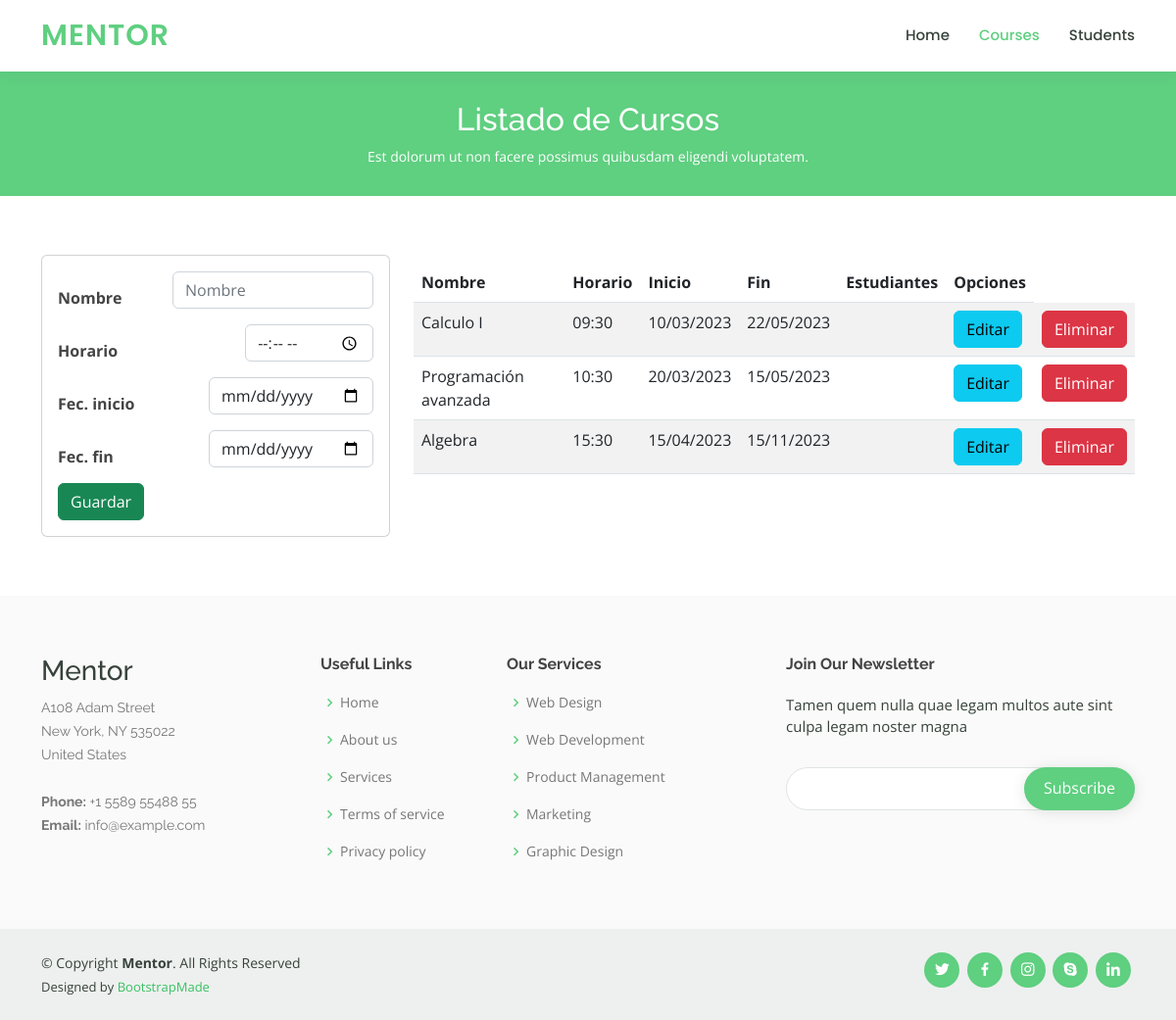
Page /courses/ on the committed database.
### curso/models.py (models this page shows, shortened)
class Course(models.Model):
    id = models.AutoField(primary_key=True)
    name = models.CharField(verbose_name='Nombre', max_length=50)
    schedule = models.TimeField(verbose_name='Horario')
    date_init = models.DateField(verbose_name='Fecha inicio')
    date_end = models.DateField(verbose_name='Fecha fin')
    created = models.DateTimeField(verbose_name='Creado', auto_now_add=True)
    updated = models.DateTimeField(verbose_name='Actualizado', auto_now_add=True)
    class Meta:
        verbose_name = 'Curso'
        verbose_name_plural = 'Cursos'

### curso/views.py (the view)
# urls.py: path("courses/", views.course, name="Cursos"),
def course(request):
    courses = Course.objects.all()
    return render(request, "courses.html", {'courses': courses})

### curso/templates/courses.html (shortened to what this page needs)
{% extends "base.html" %}
{% load static %}
{% block content %}
    <div class="breadcrumbs">
      <div class="container">
        <h2>Listado de Cursos</h2>
        <p>Est dolorum ut non facere possimus quibusdam eligendi voluptatem. </p>
      </div>
    </div>
    <section id="courses" class="courses">
      <div class="container" data-aos="fade-up">
        <div class="row" data-aos="zoom-in" data-aos-delay="100">
          <div class="col-sm-12 col-md-4 col-lg-4 col-xl-4">
            <div class="card">
              <div class="card-body">
                <form action="addCourse/" method="post">
                  <div class="form-group d-flex justify-content-between align-items-center">
                    <label for="txtName"><strong>Nombre </strong></label>
                    <p><input type="text" name="txtName" id="txtName" class="form-control" placeholder="Nombre" maxlength="50" required></p>
                  </div>
                  <div class="form-group d-flex justify-content-between align-items-center">
                    <label for="txtName"><strong>Horario </strong></label>
                    <p><input type="time" name="timeSchedule" id="timeSchedule" class="form-control" placeholder="Horario" required></p>
                  </div>
                  <div class="form-group d-flex justify-content-between align-items-center">
                    <label for="txtName"><strong>Fec. inicio </strong></label>
                    <p><input type="date" name="dateInit" id="dateInit" class="form-control" placeholder="Fecha inicio" required></p>
                  </div>
                  <div class="form-group d-flex justify-content-between align-items-center">
                    <label for="txtName"><strong>Fec. fin </strong></label>
                    <p><input type="date" name="dateEnd" id="dateEnd" class="form-control" placeholder="Fecha fin" required></p>
                  </div>
                  <div class="form-group">
                    <button type="submit" class="btn btn-success btn-block text-white">Guardar</button>
                  </div>
                </form>
              </div>
            </div>
          </div>
          <div class="col-sm-12 col-md-8 col-lg-8 col-xl-8">
            <div class="table-responsive py-2">
              <table class="table table-striped">
                <thead>
                  <tr>
                    <th>Nombre</th>
                    <th>Horario</th>
                    <th>Inicio</th>
                    <th>Fin</th>
                    <th>Estudiantes</th>
                    <th colspan="">Opciones</th>
                  </tr>
                </thead>
                <tbody>
                  {% for course in courses %}
                  <tr>
                    <td>{{ course.name }}</td>
                    <td>{{ course.schedule }}</td>
                    <td>{{ course.date_init | date:'d/m/Y' }}</td>
                    <td>{{ course.date_end | date:'d/m/Y' }}</td>
                    <td> </td>
                    <td><a href="editCourse/{{ course.id }}" class="btn btn-info">Editar</a></td>
                    <td><a href="deleteCourse/{{ course.id }}" class="btn btn-danger">Eliminar</a></td>
                  </tr>
                  {% endfor %}
                </tbody>
              </table>
            </div>
          </div>
        </div>
      </div>
    </section>
{% endblock%}

### curso/templates/base.html (shortened to what this page needs)
<!DOCTYPE html>
<html lang="en">
<head>
  {% load static %}
  <link href="{% static 'assets/vendor/animate.css/animate.min.css' %}" rel="stylesheet">
  <link href="{% static 'assets/vendor/aos/aos.css' %}" rel="stylesheet">
  <link href="{% static 'assets/vendor/bootstrap/css/bootstrap.min.css' %}" rel="stylesheet">
  <link href="{% static 'assets/vendor/bootstrap-icons/bootstrap-icons.css' %}" rel="stylesheet">
  <link href="{% static 'assets/vendor/boxicons/css/boxicons.min.css' %}" rel="stylesheet">
  <link href="{% static 'assets/vendor/remixicon/remixicon.css' %}" rel="stylesheet">
  <link href="{% static 'assets/vendor/swiper/swiper-bundle.min.css' %}" rel="stylesheet">
  <link href="{% static 'assets/css/style.css' %}" rel="stylesheet">
</head>
<body>
  <header id="header" class="fixed-top">
    <div class="container d-flex align-items-center">
      <h1 class="logo me-auto"><a href="{% url 'Home' %}">Mentor</a></h1>
      <nav id="navbar" class="navbar order-last order-lg-0">
        <ul>
          <li><a class="{% if request.path == '/' %}active{% endif %}" href="{% url 'Home' %}">Home</a></li>
          <li><a class="{% if request.path == '/courses/' %}active{% endif %}" href="{% url 'Cursos' %}">Courses</a></li>
          <li><a class="{% if request.path == '/students/' %}active{% endif %}"href="{% url 'Estudiantes' %}">Students</a></li>
        </ul>
      </nav>
    </div>
  </header>
  <main id="main" data-aos="fade-in">
    {% block content %}
    {% endblock %}
  </main>
  <footer id="footer">
    <div class="footer-top">
      <div class="container">
        <div class="row">
          <div class="col-lg-3 col-md-6 footer-contact">
            <h3>Mentor</h3>
            <p>
              A108 Adam Street <br>
              New York, NY 535022<br>
              United States <br><br>
              <strong>Phone:</strong> +1 5589 55488 55<br>
              <strong>Email:</strong> info@example.com<br>
            </p>
          </div>
          <div class="col-lg-2 col-md-6 footer-links">
            <h4>Useful Links</h4>
            <ul>
              <li><i class="bx bx-chevron-right"></i> <a href="#">Home</a></li>
              <li><i class="bx bx-chevron-right"></i> <a href="#">About us</a></li>
              <li><i class="bx bx-chevron-right"></i> <a href="#">Services</a></li>
              <li><i class="bx bx-chevron-right"></i> <a href="#">Terms of service</a></li>
              <li><i class="bx bx-chevron-right"></i> <a href="#">Privacy policy</a></li>
            </ul>
          </div>
          <div class="col-lg-3 col-md-6 footer-links">
            <h4>Our Services</h4>
            <ul>
              <li><i class="bx bx-chevron-right"></i> <a href="#">Web Design</a></li>
              <li><i class="bx bx-chevron-right"></i> <a href="#">Web Development</a></li>
              <li><i class="bx bx-chevron-right"></i> <a href="#">Product Management</a></li>
              <li><i class="bx bx-chevron-right"></i> <a href="#">Marketing</a></li>
              <li><i class="bx bx-chevron-right"></i> <a href="#">Graphic Design</a></li>
            </ul>
          </div>
          <div class="col-lg-4 col-md-6 footer-newsletter">
            <h4>Join Our Newsletter</h4>
            <p>Tamen quem nulla quae legam multos aute sint culpa legam noster magna</p>
            <form action="" method="post">
              <input type="email" name="email"><input type="submit" value="Subscribe">
            </form>
          </div>
        </div>
      </div>
    </div>
    <div class="container d-md-flex py-4">
      <div class="me-md-auto text-center text-md-start">
        <div class="copyright">
          &copy; Copyright <strong><span>Mentor</span></strong>. All Rights Reserved
        </div>
        <div class="credits">
          Designed by <a href="https://bootstrapmade.com/">BootstrapMade</a>
        </div>
      </div>
      <div class="social-links text-center text-md-right pt-3 pt-md-0">
        <a href="#" class="twitter"><i class="bx bxl-twitter"></i></a>
        <a href="#" class="facebook"><i class="bx bxl-facebook"></i></a>
        <a href="#" class="instagram"><i class="bx bxl-instagram"></i></a>
        <a href="#" class="google-plus"><i class="bx bxl-skype"></i></a>
        <a href="#" class="linkedin"><i class="bx bxl-linkedin"></i></a>
      </div>
    </div>
  </footer>
</body>
</html>

### curso/static/assets/css/style.css (style rules this page uses)
body { font-family: "Open Sans", sans-serif; color: #444444; }
a { color: #5fcf80; text-decoration: none; }
h1, h2, h3, h4, h5, h6 { font-family: "Raleway", sans-serif; }
#header { background: #fff; transition: all 0.5s; z-index: 997; padding: 15px 0; box-shadow: 0px 0 18px rgba(55, 66, 59, 0.08); }
#header .logo { font-size: 30px; margin: 0; padding: 0; line-height: 1; font-weight: 600; letter-spacing: 1px; text-transform: uppercase; font-family: "Poppins", sans-serif; }
#header .logo a { color: #5fcf80; }
.navbar { padding: 0; }
.navbar ul { margin: 0; padding: 0; display: flex; list-style: none; align-items: center; }
.navbar li { position: relative; }
.navbar a, .navbar a:focus { display: flex; align-items: center; justify-content: space-between; padding: 10px 0 10px 30px; font-family: "Poppins", sans-serif; font-size: 15px; font-weight: 500; color: #37423b; white-space: nowrap; transition: 0.3s; }
.navbar a:hover, .navbar .active, .navbar .active:focus, .navbar li:hover>a { color: #5fcf80; }
section { padding: 60px 0; overflow: hidden; }
.breadcrumbs { margin-top: 73px; text-align: center; background: #5fcf80; padding: 30px 0; color: #fff; }
.breadcrumbs h2 { font-size: 32px; font-weight: 500; }
.breadcrumbs p { font-size: 14px; margin-bottom: 0; }
#footer { color: #37423b; font-size: 14px; background: #eef0ef; }
#footer .footer-top { padding: 60px 0 30px 0; background: #f9faf9; }
#footer .footer-top .footer-contact { margin-bottom: 30px; }
#footer .footer-top .footer-contact p { font-size: 14px; line-height: 24px; margin-bottom: 0; font-family: "Raleway", sans-serif; color: #777777; }
#footer .footer-top h4 { font-size: 16px; font-weight: bold; color: #444444; position: relative; padding-bottom: 12px; }
#footer .footer-top .footer-links { margin-bottom: 30px; }
#footer .footer-top .footer-links ul { list-style: none; padding: 0; margin: 0; }
#footer .footer-top .footer-links ul i { padding-right: 2px; color: #5fcf80; font-size: 18px; line-height: 1; }
#footer .footer-top .footer-links ul li { padding: 10px 0; display: flex; align-items: center; }
#footer .footer-top .footer-links ul li:first-child { padding-top: 0; }
#footer .footer-top .footer-links ul a { color: #777777; transition: 0.3s; display: inline-block; line-height: 1; }
#footer .footer-newsletter { font-size: 15px; }
#footer .footer-newsletter h4 { font-size: 16px; font-weight: bold; color: #444444; position: relative; padding-bottom: 12px; }
#footer .footer-newsletter form { margin-top: 30px; background: #fff; padding: 6px 10px; position: relative; border-radius: 50px; text-align: left; border: 1px solid #e0e5e2; }
#footer .footer-newsletter form input[type=email] { border: 0; padding: 4px 8px; width: calc(100% - 100px); }
#footer .footer-newsletter form input[type=submit] { position: absolute; top: -1px; right: -1px; bottom: -1px; border: 0; background: none; font-size: 16px; padding: 0 20px 2px 20px; background: #5fcf80; color: #fff; transition: 0.3s; border-radius: 50px; box-shadow: 0px 2px 15px rgba(0, 0, 0, 0.1); }
#footer .credits { padding-top: 5px; font-size: 13px; }
#footer .credits a { color: #3ac162; transition: 0.3s; }
#footer .social-links a { font-size: 18px; display: inline-block; background: #5fcf80; color: #fff; line-height: 1; padding: 8px 0; margin-right: 4px; border-radius: 50%; text-align: center; width: 36px; height: 36px; transition: 0.3s; }

### rows in the picture
Course: name "Calculo I", schedule "09:30", date_init "10/03/2023", date_end "22/05/2023"
Course: name "Programación avanzada", schedule "10:30", date_init "20/03/2023", date_end "15/05/2023"
Course: name "Algebra", schedule "15:30", date_init "15/04/2023", date_end "15/11/2023"
